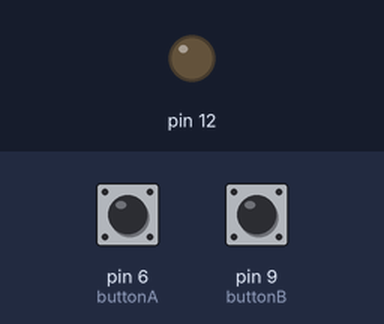
This sketch was run on a simulated Arduino Uno, built with avr-gcc and run on an emulated ATmega328P. On the bench: output pins drawn as LEDs (lit = HIGH). The inputs (shaded band) are chosen by the test bench; at power-on: pin 6 (buttonA) LOW, pin 9 (buttonB) LOW.

Above: at 1.2 s.
1.3 s: pin 6 (buttonA) pulled HIGH for 0.15 s
At 2.0 s:
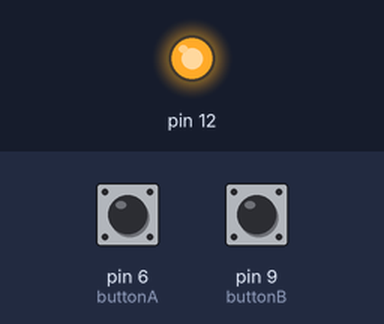
2.9 s: pin 9 (buttonB) pulled HIGH for 0.15 s
At 3.2 s:
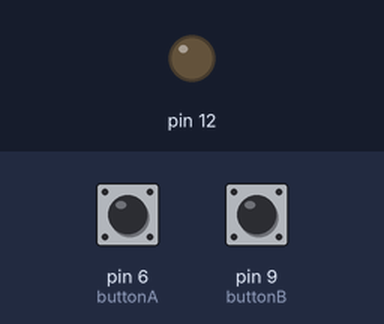
4.5 s: pin 6 (buttonA) pulled HIGH for 1 s
At 5.6 s:
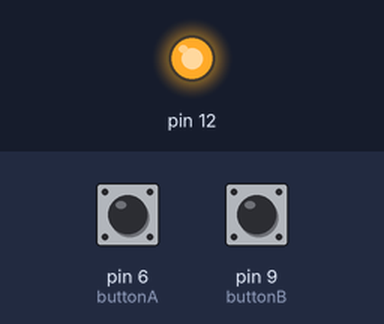
Timing chart, 0 to 7.5 s (numbered marks = the images above; inputs shaded):
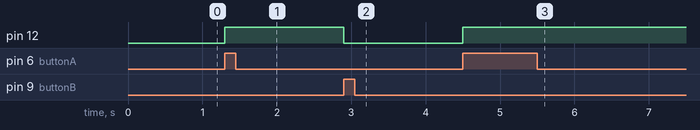

Measured:
- after the input at 1.3 s, pin 12: LOW → HIGH at once
- after the input at 2.9 s, pin 12: HIGH → LOW at once
- after the input at 4.5 s, pin 12: LOW → HIGH at once

The sketch:

sketch_sep20a.ino
```cpp
int buttonA = 6;
int buttonB = 9;
int trangthaiA, trangthaiB;
void setup() {
  // put your setup code here, to run once:
  pinMode(buttonA, INPUT);
   pinMode(buttonB, INPUT);
   pinMode(12, OUTPUT);
}

void loop() {
  // put your main code here, to run repeatedly:
  trangthaiA = digitalRead(buttonA);
trangthaiB = digitalRead(buttonB);
  if(trangthaiA==1){
    digitalWrite(12,1);
  }
  if(trangthaiB==1){
    digitalWrite(12,0);
  }

}
```
